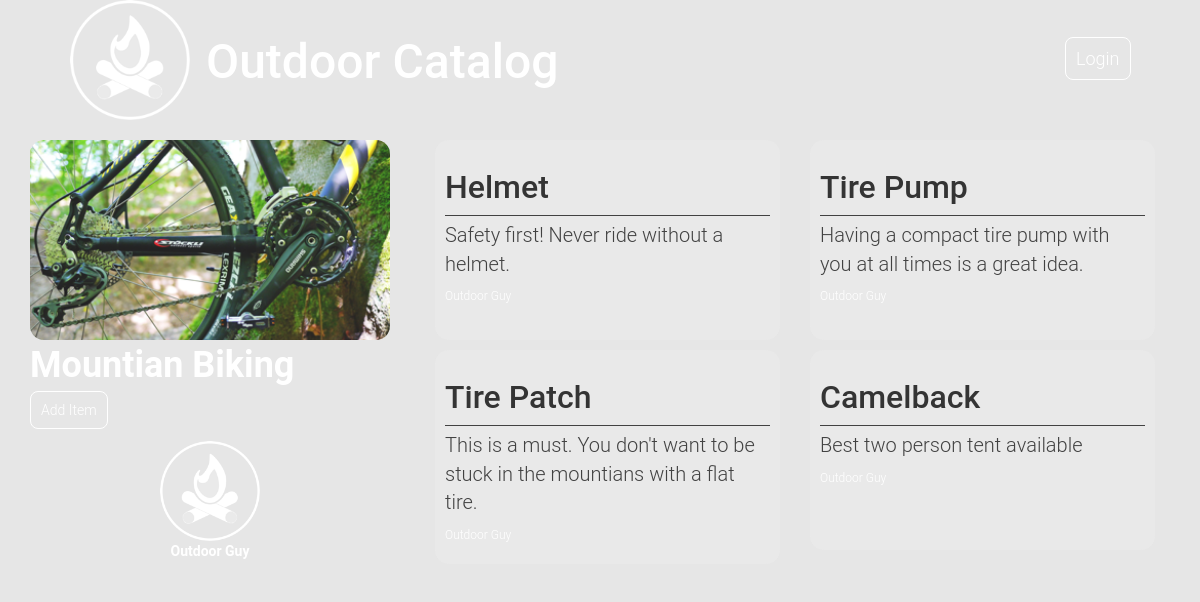
Page /category/6/list/ on the committed database.
### database_setup.py (models this page shows, shortened)
class Category(Base):
    __tablename__ = 'category'
    id = Column(Integer, primary_key=True)
    name = Column(String(250), nullable=False)
    user_id = Column(Integer, ForeignKey('user.id'))
    user = relationship(User)

class User(Base):
    __tablename__ = 'user'
    id = Column(Integer, primary_key=True)
    name = Column(String(250), nullable=False)
    email = Column(String(250), nullable=False)
    picture = Column(String(250))

class Item(Base):
    __tablename__ = 'item'
    name = Column(String(80), nullable=False)
    id = Column(Integer, primary_key=True)
    description = Column(String(250))
    category_id = Column(Integer, ForeignKey('category.id'))
    category = relationship(Category)
    user_id = Column(Integer, ForeignKey('user.id'))
    user = relationship(User)

### project.py (the view)
@app.route('/category/<int:category_id>/')
@app.route('/category/<int:category_id>/list/')
def showList(category_id):
    category = session.query(Category).filter_by(id=category_id).one()
    creator = getUserInfo(category.user_id)
    items = session.query(Item).filter_by(
        category_id=category_id).all()
    return render_template('list.html', items=items, category=category,
                           creator=creator)

### project.py (called while the page is built)
def getUserInfo(user_id):
    user = session.query(User).filter_by(id=user_id).one()
    return user

### templates/list.html (shortened to what this page needs)
{% extends "main.html" %}
{% block content %}
	<div class="row">
		<div class="col-md-4">
			{% if category.id == 1 %}
				<div class="kayaking-background category-container">
			{% elif category.id == 2 %}
				<div class="camping-background category-container">
			{% elif category.id == 3 %}
				<div class="rock-background category-container">
			{% elif category.id == 4 %}
				<div class="fishing-background category-container">
			{% elif category.id == 5 %}
				<div class="hiking-background category-container">
			{% elif category.id == 6 %}
				<div class="biking-background category-container">
			{% else %}
				<div class="category-container">
			{% endif %}
			</div>
			<div class="category-name">
				{{category.name}}
			</div>
			<div class="list-action">
				<a class="main-btn list-btn" href="{{url_for('newItem', category_id = category.id )}}">Add Item</a>
			</div>
			<figure class="creator">
				{% if category.user.picture %}
					<img class="creator-img" src="{{category.user.picture}}">
				{% else %}
					<img class="creator-img" src="static/img/logo.png">
				{% endif %}
				<figcaption class="creator-cap">{{category.user.name}}</figcaption>
			</figure>
		</div>
		<div class="col-md-8">
			{% if items !=[] %}
				{% for item in items %}
					<div class="col-md-6">
						<div class="item-container">
							<h3 class="item-name">{{item.name}}</h3>
							<hr class="item-hr">
							<p class="item-description">{{item.description}}</p>
							<p class="created-tag">{{item.user.name}}</p>
						</div>
					</div>
				{% endfor %}
			{% endif %}
		</div>
	</div>
{% endblock %}

### static/css/style.css (style rules this page uses)
html { background-color: #E6E6E6; }
body { position: relative; background-color: transparent; font-family: 'PT Sans Caption', sans-serif; font-size: 14px; margin-top: 10px; color: #6A6A6A; }

### static/css/outdoor.css (style rules this page uses)
html { height: 100%; }
body { background-image: url("../img/background.png"); background-attachment: fixed; background-size: cover; background-repeat: no-repeat; margin: 0; min-height: 100%; }
* { font-family: "Helvetica Neue Bold", Roboto, Helvetica, Arial, sans-serif; font-weight: 700; color: #fff; }
.category-container { border-radius: 14px; background-color: #333; background-image: url("../img/default.png"); background-size: cover; background-repeat: no-repeat; background-position: center; color: #fff; height: 200px; width: auto; min-width: 180px; }
.category-name { font-size: 36px; }
.biking-background { background-image: url("../img/biking.png"); }
.item-container { background-color: rgba(235, 235, 235, 0.6); border-radius: 14px; padding: 10px; min-height: 200px; color: #343434; margin-bottom: 10px; }
.creator-img { max-width: 100px; max-height: 100px; display: block; margin: auto; }
.creator-cap { text-align: center; }
.item-description { font-size: 20px; color: #424242; font-weight: 300; }
.item-name { font-size: 32px; color: #343434; }
.item-hr { border-color: #424242; margin: 5px 0; }
.created-tag { font-weight: 300; font-size: 12px; }
.main-btn { font-weight: 300; border-radius: 8px; border: 1px solid #fff; background-color: transparent; color: #fff; padding: 10px; transition: all 0.3s ease; }
.list-btn { margin: 10px 0; vertical-align: sub; }
.list-action { margin: 5px 0; height: 40px; }

### rows in the picture
Category: name "Mountian Biking"
User: user.picture (picture), user.name "Outdoor Guy"
Item: name "Helmet", description "Safety first! Never ride without a helmet.", user.name "Outdoor Guy"
Item: name "Tire Pump", description "Having a compact tire pump with you at all times is a great idea.", user.name "Outdoor Guy"
Item: name "Tire Patch", description "This is a must. You don't want to be stuck in the mountians with a flat tire.", user.name "Outdoor Guy"
Item: name "Camelback", description "Best two person tent available", user.name "Outdoor Guy"
